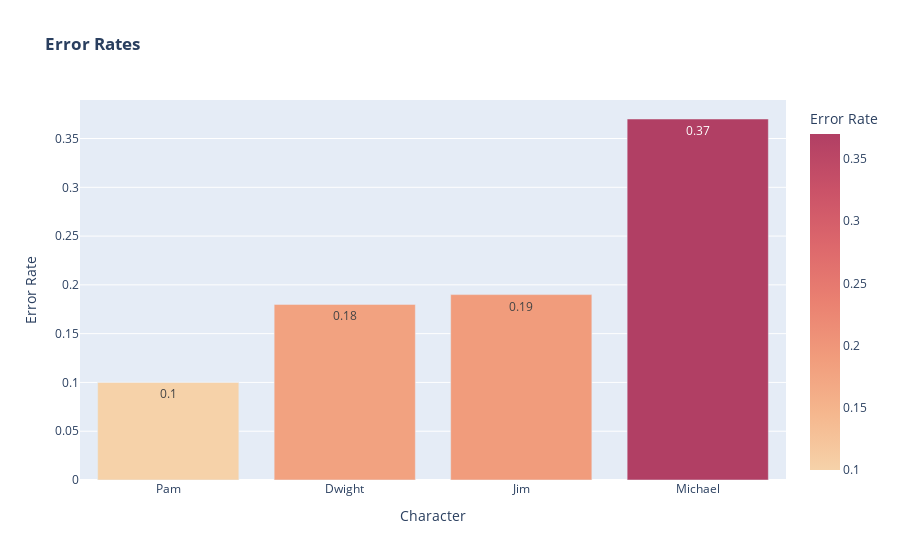

The notebook cell this image was saved under:
### Code cell
fig = px.bar(spec_df, x = 'Character', y = 'Error Rate', orientation = 'v', 
             title = '<b>Error Rates</b>',
            color_continuous_scale=px.colors.sequential.Redor,color = 'Error Rate',text = 'Error Rate')
fig.show()

### Figure 1 — Plotly figure (JSON) as saved in the notebook; plotly's stock layout.template omitted (floating-point values rounded to 4 significant figures)
{"data": [{"alignmentgroup": "True", "hovertemplate": "Character=%{x}<br>Error Rate=%{marker.color}<extra></extra>", "legendgroup": "", "marker": {"color": [0.1, 0.18, 0.19, 0.37], "coloraxis": "coloraxis"}, "name": "", "offsetgroup": "", "orientation": "v", "showlegend": false, "text": [0.1, 0.18, 0.19, 0.37], "textposition": "auto", "type": "bar", "x": ["Pam", "Dwight", "Jim", "Michael"], "xaxis": "x", "y": [0.1, 0.18, 0.19, 0.37], "yaxis": "y"}], "layout": {"barmode": "relative", "coloraxis": {"colorbar": {"title": {"text": "Error Rate"}}, "colorscale": [[0, "rgb(246, 210, 169)"], [0.1667, "rgb(245, 183, 142)"], [0.3333, "rgb(241, 156, 124)"], [0.5, "rgb(234, 129, 113)"], [0.6667, "rgb(221, 104, 108)"], [0.8333, "rgb(202, 82, 104)"], [1, "rgb(177, 63, 100)"]]}, "legend": {"tracegroupgap": 0}, "title": {"text": "<b>Error Rates</b>"}, "xaxis": {"anchor": "y", "domain": [0, 1], "title": {"text": "Character"}}, "yaxis": {"anchor": "x", "domain": [0, 1], "title": {"text": "Error Rate"}}}}
